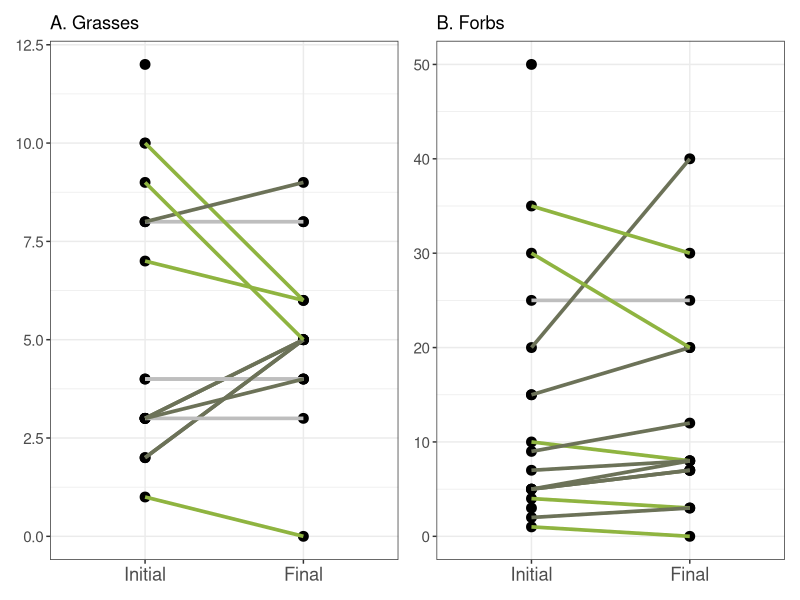

Write R code to recreate this figure.
# Looking at survey results
library(tidyverse)
library(patchwork)         # for putting plots together
theme_set(theme_bw())
init_surv  <- read_csv("data-raw/Appendix2_survey_results/initial_survey_results.csv")
final_surv <- read_csv("data-raw/Appendix2_survey_results/final_survey_results.csv")

# How many people answered the survey?

init_resp <- 
  init_surv %>%
  filter(!(is.na(grassNum))) %>%
  mutate(surv = "Initial")
final_resp <- 
  final_surv %>%
  filter(!(is.na(grassNum))) %>%
  mutate(surv = "Final")

# join the surveys

all_surv <- 
  bind_rows(init_resp, final_resp) %>%
  arrange(survey_code) %>%
  mutate(surv = as_factor(surv))

# Question 1. Number of grasses species identified
# change in grass id
grass_change <- 
  all_surv %>%
  group_by(survey_code) %>%
  mutate(change = grassNum - lag(grassNum, default = grassNum[1])) %>%
  select(survey_code, surv, grassNum, change) %>%
  filter(surv == "Final") %>%
  mutate(change_grass = if(change > 0){
    change2 <- "increase" 
  }else if (change < 0) {
    change2 <- "decrease"
  }else{
    change2 <- "same"
  }) %>%
  select(survey_code, change_grass)

q1 <- all_surv %>%
  left_join(grass_change) %>%
  ggplot(aes(surv, grassNum))+
  geom_point(size = 3)+
  geom_line(aes(group = survey_code, color = change_grass), size = 1.25)+
  labs(x = NULL,
       y = NULL)+
  ggtitle("A. Grasses")+
  guides(color = FALSE)+
  scale_color_manual(values = c("#8FB440", "#6C7258", "grey"))+
  theme(axis.text.x = element_text(size = rel(1.5)),
        axis.text.y = element_text(size = rel(1.25))) 
 
# Question 2. Number of forbs sepcies identified
forb_change <- 
  all_surv %>%
  group_by(survey_code) %>%
  mutate(change = forbNum - lag(forbNum, default = forbNum[1])) %>%
  select(survey_code, surv, forbNum, change) %>%
  filter(surv == "Final") %>%
  mutate(change_forb = if(change > 0){
    change_forb <- "increase" 
  }else if (change < 0) {
    change_forb <- "decrease"
  }else{
    change_forb <- "same"
  }) %>%
  select(survey_code, change_forb)

q2 <- 
  all_surv %>%
  left_join(forb_change) %>%
  ggplot(aes(surv, forbNum))+
  geom_point(size = 3)+
  geom_line(aes(group = survey_code, color = change_forb), size = 1.25)+
  labs(x = NULL,
       y = NULL)+
  ggtitle("B. Forbs")+
  guides(color = FALSE)+
  scale_color_manual(values = c("#8FB440", "#6C7258", "grey"))+
  theme(axis.text.x = element_text(size = rel(1.5)),
        axis.text.y = element_text(size = rel(1.25))) 

q1 + q2

# Question 6. Looking at change in ID
 
final_resp %>%
  group_by(idChange) %>%
  count()

